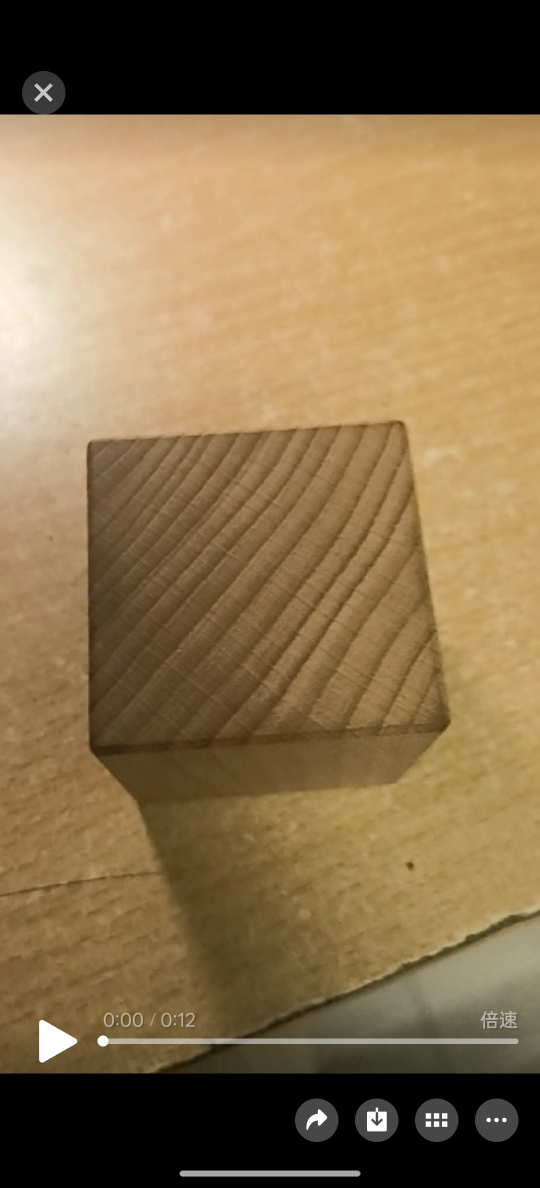
#> input picture block.jpg, 1080 x 2376 px, found by its file name (shown at 1/2 size)
$ python make_test_video.py
#> lines starting #> are read from the running program, lines starting #| are printed output that depends on the picture; after the words box and inside, x2 and y2 are one past the last pixel; in counts of white or black regions, pixels touching at a corner belong together
### woodblock/image_utils.py
"""图像小工具：去除手机截图的黑边、绘制结果等。"""
from __future__ import annotations

import numpy as np


def crop_letterbox(img: np.ndarray, thresh: int = 25, min_ratio: float = 0.02) -> np.ndarray:
    """裁掉四周接近纯黑的边框（手机截图/视频播放器的黑边）。

    找到最大的非黑矩形：逐行/逐列统计亮度大于 thresh 的像素比例，
    把比例过低的边缘行/列去掉。
    """
#> called with thresh = 25, min_ratio = 0.02
    gray = img.mean(axis=2) if img.ndim == 3 else img
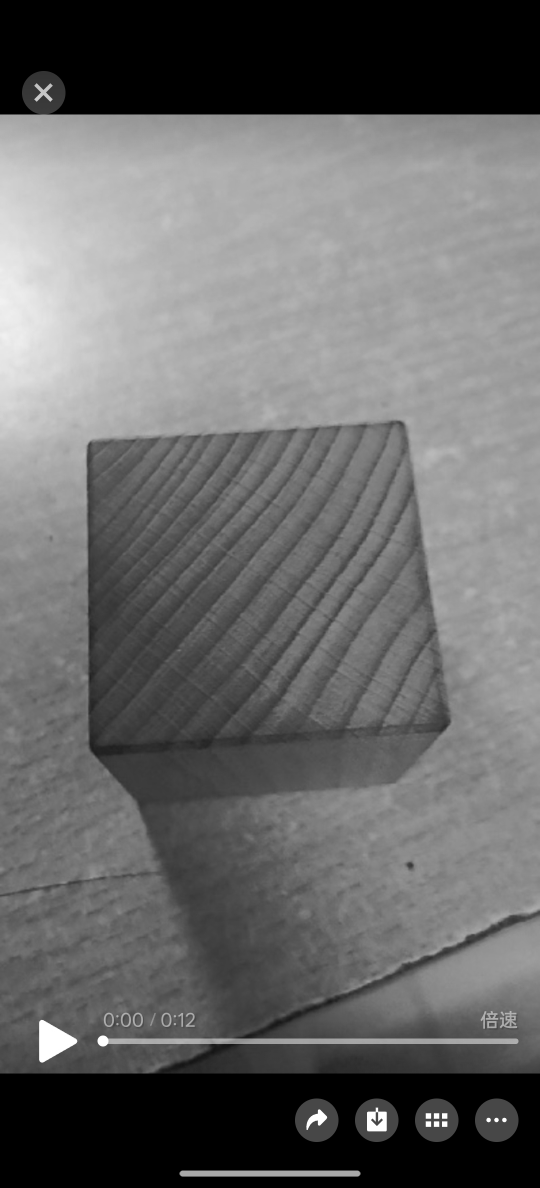
#> gray: shape (2376, 1080) float64 (shown at 1/2 size); min 0, max 255, mean 105.6
    h, w = gray.shape[:2]
#> h = 2376; w = 1080
    bright = gray > thresh
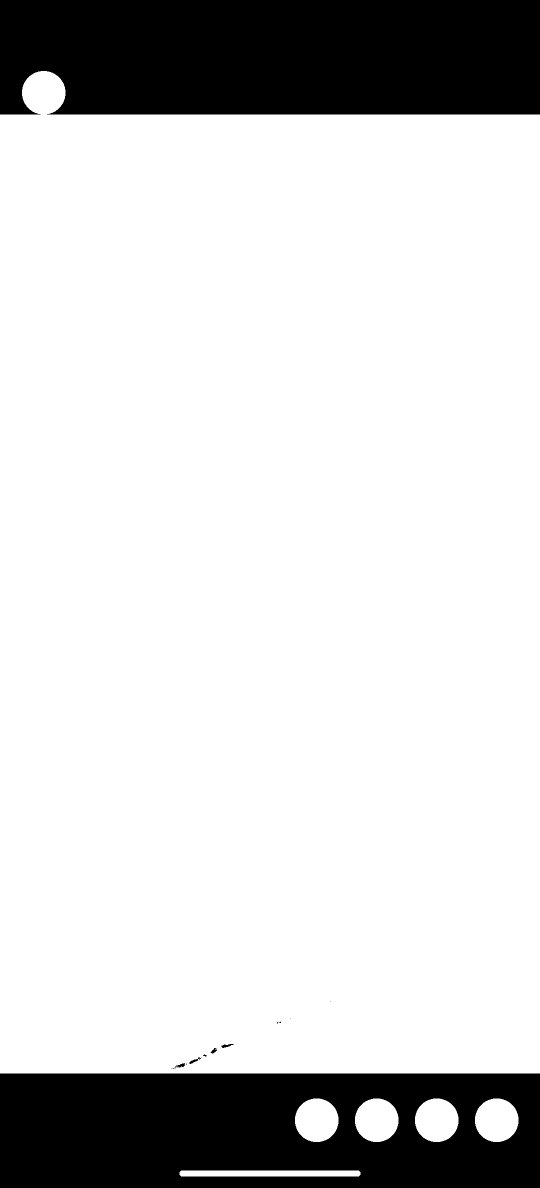
#> bright: shape (2376, 1080) bool (shown at 1/2 size); 82% white; 16 black regions (10 under 20 px), largest, box (x1, y1, x2, y2) and area: (0, 0, 1080, 229) 241361, (0, 2147, 1080, 2376) 219076, (443, 2088, 467, 2096) 96, (378, 2115, 402, 2128) 95, (350, 2126, 370, 2135) 91, (421, 2096, 434, 2107) 71
    rows = bright.mean(axis=1)
#> rows = 2376 values, max 1 at index 229, min 0 at index 0, mean 0.82
    cols = bright.mean(axis=0)
#> cols = 1080 values, max 0.849 at index 626, min 0.805 at index 357, mean 0.82

    top = 0
    while top < h and rows[top] < min_ratio:
        top += 1
#> this loop made 143 passes
#> after the loop, top = 143
    bottom = h
#> bottom = 2376
    while bottom > top and rows[bottom - 1] < min_ratio:
        bottom -= 1
#> this loop made 23 passes
#> bottom on passes 1 to 12: 2375, 2374, 2373, 2372, 2371, 2370, 2369, 2368, 2367, 2366, 2365, 2364
#> after the loop, bottom = 2353
    left = 0
    while left < w and cols[left] < min_ratio:
        left += 1
#> this loop made 0 passes
#> after the loop, left = 0
    right = w
#> right = 1080
    while right > left and cols[right - 1] < min_ratio:
        right -= 1
#> after the loop, right = 1080
    if right - left < w * 0.2 or bottom - top < h * 0.2:
        return img  # 裁剪过头了，放弃
    return img[top:bottom, left:right].copy()
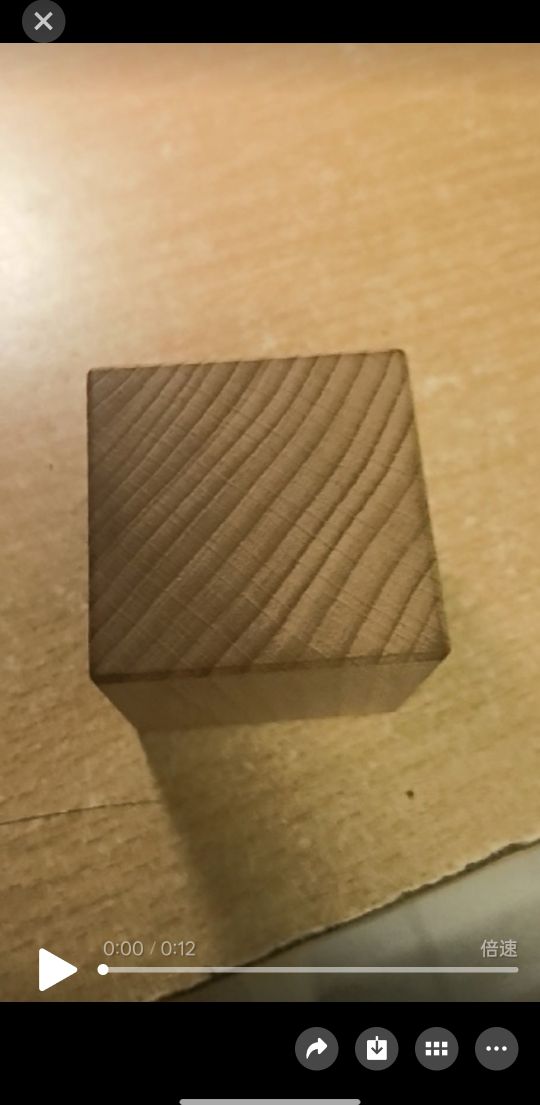
#> returned value: shape (2210, 1080, 3) (shown at 1/2 size); mean of channels 0, 1, 2 80.2, 117.6, 142.7; drawn as B, G, R


# [9 lines left out: function resize_long_side, not called in this run]

### tools/make_test_video.py
"""用 block.jpg 合成一段测试视频，用于验证摄像头检测管线。

视频结构：前 1/3 只有桌面（无木块，用于检验误检），中间 1/3 木块出现，
最后 1/3 木块缓慢平移（用于检验时序确认与框平滑）。

注意：这是**测试素材**，不参与任何训练。
"""
from __future__ import annotations

import argparse
import os
import sys

import cv2
import numpy as np

sys.path.insert(0, os.path.dirname(os.path.dirname(os.path.abspath(__file__))))
from woodblock.image_utils import crop_letterbox  # noqa: E402


def main() -> int:
    ap = argparse.ArgumentParser()
    ap.add_argument("--image", default="block.jpg")
    ap.add_argument("--out", default=os.path.join("data", "test_block_video.mp4"))
    ap.add_argument("--frames", type=int, default=90)
    ap.add_argument("--fps", type=int, default=20)
    ap.add_argument("--size", type=int, default=640)
    args = ap.parse_args()

    img = crop_letterbox(cv2.imread(args.image))
    if img is None:
        raise SystemExit(f"无法读取 {args.image}")
    h, w = img.shape[:2]
#> h = 2210; w = 1080
    # 木块大致位置（block.jpg 中木块在画面左上区域）：取该区域作为"有木块"窗口
    block = img[int(h * 0.30):int(h * 0.52), int(w * 0.05):int(w * 0.55)]
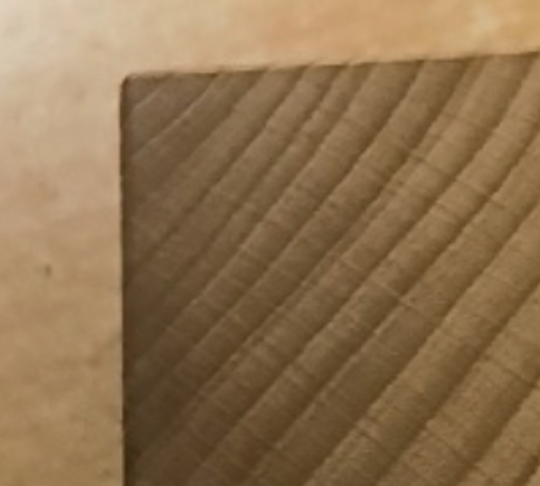
#> block: shape (486, 540, 3); mean of channels 0, 1, 2 79.4, 113.6, 141.8; drawn as B, G, R
    # 纯桌面区域（无木块）
    table = img[int(h * 0.06):int(h * 0.26), int(w * 0.35):int(w * 0.95)]
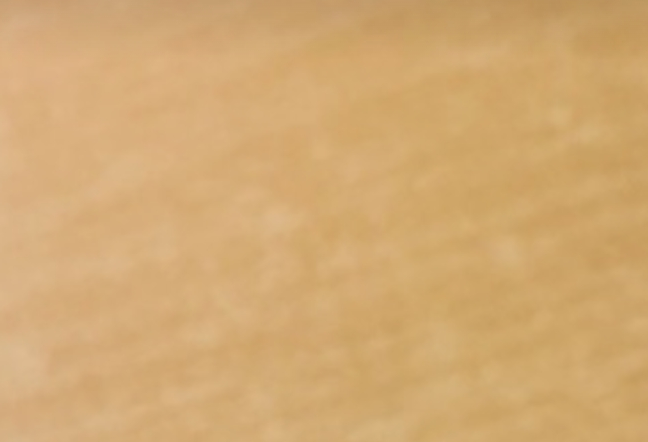
#> table: shape (442, 648, 3); mean of channels 0, 1, 2 115, 169.7, 210.4; drawn as B, G, R

    os.makedirs(os.path.dirname(args.out), exist_ok=True)
    fourcc = cv2.VideoWriter_fourcc(*"mp4v")
    vw = cv2.VideoWriter(args.out, fourcc, args.fps, (args.size, args.size))
    n = args.frames
    for i in range(n):
        phase = i / max(1, n - 1)
        if phase < 0.34:                      # 只有桌面
            patch = table
            dx = 0
        else:                                 # 木块出现并平移
            patch = block
            dx = int((phase - 0.34) / 0.66 * args.size * 0.25)
        ph, pw = patch.shape[:2]
        scale = args.size / max(ph, pw, 1)
        tile = cv2.resize(patch, (max(1, int(pw * scale)), max(1, int(ph * scale))))
        canvas = np.zeros((args.size, args.size, 3), np.uint8)
        th, tw = tile.shape[:2]
        y0 = max(0, (args.size - th) // 2)
        x0 = min(max(0, (args.size - tw) // 2 + dx), max(0, args.size - tw))
        canvas[y0:y0 + min(th, args.size - y0), x0:x0 + min(tw, args.size - x0)] = \
            tile[:min(th, args.size - y0), :min(tw, args.size - x0)]
        cv2.putText(canvas, f"frame {i}", (10, 26), cv2.FONT_HERSHEY_SIMPLEX, 0.7, (255, 255, 255), 2)
        vw.write(canvas)
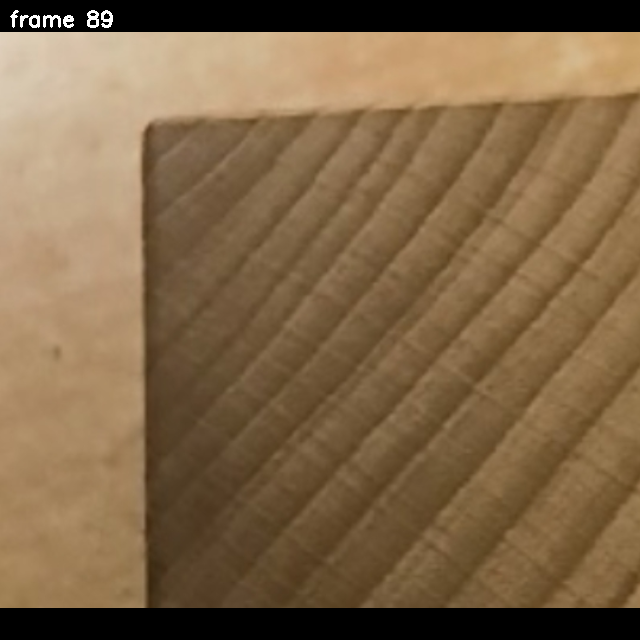
#> canvas: shape (640, 640, 3); mean of channels 0, 1, 2 71.8, 102.6, 127.9; drawn as B, G, R
    vw.release()
    print(f"已生成测试视频: {args.out}  帧数={n}  尺寸={args.size}x{args.size}")
    print("  0-34%: 仅桌面（检验误检） | 34-100%: 含木块（检验检测与时序确认）")
    return 0


if __name__ == "__main__":
    raise SystemExit(main())
#> (the program exits here)
